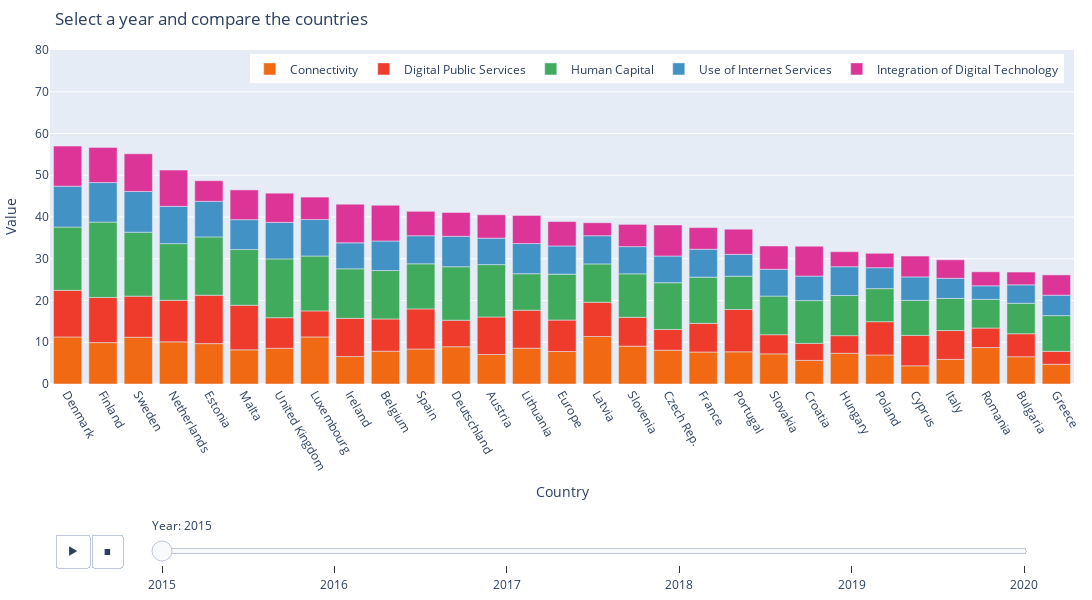

Notebook cell for this chart:
### Code cell
desi = desi.sort_values('time_period')

fig = px.bar(desi, x="ref_area", y="value", animation_frame="time_period",
            color="breakdown", range_y=[0,80], barmode = 'relative', animation_group = 'ref_area',
            hover_name = 'value', 
            hover_data = {'value' : False, 'ref_area' : False, "time_period" : False, 'breakdown' : False },
            color_discrete_sequence =['#F16913', '#EF3B2C', '#41AB5D', '#4292C6', '#DD3497']
            )

fig.update_layout(width = 1200, height = 600, title='Select a year and compare the countries',
                  xaxis_title='Country',
                  yaxis_title='Value',
                  legend_title_text='',
                  showlegend=True,
                  xaxis={'categoryorder':'total descending', 'tickangle' : 60, 'showgrid':False},
                  margin=dict(l=20, r=10, t=50, b=200), hovermode="x", 
                  legend=dict(
                            orientation="h",
                            yanchor="bottom",
                            y=0.9,
                            xanchor="right",
                            x=0.99)
                 )

fig['layout']['sliders'][0]['pad']=dict(r= 40, t= 130)
fig['layout']['sliders'][0]['currentvalue']['prefix']= 'Year: '
fig['layout']['sliders'][0]['steps'][1]['args'][1]['redraw']= False

# animation button
#fig["layout"].pop("updatemenus") # optional, drop animation buttons
fig['layout']['updatemenus'][0]['pad']=dict(r= 30, t= 150)
fig.layout.updatemenus[0].buttons[0].args[1]["frame"]["duration"] = 2000
fig.layout.updatemenus[0].buttons[0].args[1]["frame"]["frame"] = 200

#fig.update_traces(hovertemplate='%{y}%', overwrite=True)
#fig.for_each_trace(lambda trace: update_trace(trace))

fig.show()

### Figure 1 — Plotly figure (JSON) as saved in the notebook; plotly's stock layout.template omitted (floating-point values rounded to 4 significant figures)
{"data": [{"alignmentgroup": "True", "customdata": [[7.065, "Austria", 2015, "Connectivity"], [10.09, "Netherlands", 2015, "Connectivity"], [7.782, "Europe", 2015, "Connectivity"], [8.384, "Spain", 2015, "Connectivity"], [6.96, "Poland", 2015, "Connectivity"], [8.924, "Deutschland", 2015, "Connectivity"], [6.526, "Bulgaria", 2015, "Connectivity"], [9.911, "Finland", 2015, "Connectivity"], [8.096, "Czech Rep.", 2015, "Connectivity"], [7.658, "France", 2015, "Connectivity"], [11.38, "Latvia", 2015, "Connectivity"], [8.582, "Lithuania", 2015, "Connectivity"], [11.28, "Denmark", 2015, "Connectivity"], [7.35, "Hungary", 2015, "Connectivity"], [6.573, "Ireland", 2015, "Connectivity"], [11.2, "Sweden", 2015, "Connectivity"], [5.896, "Italy", 2015, "Connectivity"], [9.071, "Slovenia", 2015, "Connectivity"], [5.651, "Croatia", 2015, "Connectivity"], [8.182, "Malta", 2015, "Connectivity"], [4.361, "Cyprus", 2015, "Connectivity"], [7.712, "Portugal", 2015, "Connectivity"], [4.732, "Greece", 2015, "Connectivity"], [8.557, "United Kingdom", 2015, "Connectivity"], [11.27, "Luxembourg", 2015, "Connectivity"], [8.734, "Romania", 2015, "Connectivity"], [9.672, "Estonia", 2015, "Connectivity"], [7.861, "Belgium", 2015, "Connectivity"], [7.221, "Slovakia", 2015, "Connectivity"]], "hovertemplate": "<b>%{hovertext}</b><br><br><extra></extra>", "hovertext": [7.065, 10.09, 7.782, 8.384, 6.96, 8.924, 6.526, 9.911, 8.096, 7.658, 11.38, 8.582, 11.28, 7.35, 6.573, 11.2, 5.896, 9.071, 5.651, 8.182, 4.361, 7.712, 4.732, 8.557, 11.27, 8.734, 9.672, 7.861, 7.221], "ids": ["Austria", "Netherlands", "Europe", "Spain", "Poland", "Deutschland", "Bulgaria", "Finland", "Czech Rep.", "France", "Latvia", "Lithuania", "Denmark", "Hungary", "Ireland", "Sweden", "Italy", "Slovenia", "Croatia", "Malta", "Cyprus", "Portugal", "Greece", "United Kingdom", "Luxembourg", "Romania", "Estonia", "Belgium", "Slovakia"], "legendgroup": "Connectivity", "marker": {"color": "#F16913"}, "name": "Connectivity", "offsetgroup": "Connectivity", "orientation": "v", "showlegend": true, "textposition": "auto", "type": "bar", "x": ["Austria", "Netherlands", "Europe", "Spain", "Poland", "Deutschland", "Bulgaria", "Finland", "Czech Rep.", "France", "Latvia", "Lithuania", "Denmark", "Hungary", "Ireland", "Sweden", "Italy", "Slovenia", "Croatia", "Malta", "Cyprus", "Portugal", "Greece", "United Kingdom", "Luxembourg", "Romania", "Estonia", "Belgium", "Slovakia"], "xaxis": "x", "y": [7.065, 10.09, 7.782, 8.384, 6.96, 8.924, 6.526, 9.911, 8.096, 7.658, 11.38, 8.582, 11.28, 7.35, 6.573, 11.2, 5.896, 9.071, 5.651, 8.182, 4.361, 7.712, 4.732, 8.557, 11.27, 8.734, 9.672, 7.861, 7.221], "yaxis": "y"}, {"alignmentgroup": "True", "customdata": [[9.097, "Lithuania", 2015, "Digital Public Services"], [7.532, "Europe", 2015, "Digital Public Services"], [10.82, "Finland", 2015, "Digital Public Services"], [11.16, "Denmark", 2015, "Digital Public Services"], [9.946, "Netherlands", 2015, "Digital Public Services"], [10.13, "Portugal", 2015, "Digital Public Services"], [4.666, "Romania", 2015, "Digital Public Services"], [9.846, "Sweden", 2015, "Digital Public Services"], [9.151, "Ireland", 2015, "Digital Public Services"], [9.608, "Spain", 2015, "Digital Public Services"], [7.96, "Poland", 2015, "Digital Public Services"], [4.956, "Czech Rep.", 2015, "Digital Public Services"], [6.904, "Slovenia", 2015, "Digital Public Services"], [6.346, "Deutschland", 2015, "Digital Public Services"], [8.99, "Austria", 2015, "Digital Public Services"], [11.59, "Estonia", 2015, "Digital Public Services"], [6.87, "France", 2015, "Digital Public Services"], [4.59, "Slovakia", 2015, "Digital Public Services"], [6.236, "Luxembourg", 2015, "Digital Public Services"], [7.32, "United Kingdom", 2015, "Digital Public Services"], [10.68, "Malta", 2015, "Digital Public Services"], [7.277, "Cyprus", 2015, "Digital Public Services"], [7.719, "Belgium", 2015, "Digital Public Services"], [4.071, "Croatia", 2015, "Digital Public Services"], [3.093, "Greece", 2015, "Digital Public Services"], [6.905, "Italy", 2015, "Digital Public Services"], [8.197, "Latvia", 2015, "Digital Public Services"], [4.231, "Hungary", 2015, "Digital Public Services"], [5.51, "Bulgaria", 2015, "Digital Public Services"]], "hovertemplate": "<b>%{hovertext}</b><br><br><extra></extra>", "hovertext": [9.097, 7.532, 10.82, 11.16, 9.946, 10.13, 4.666, 9.846, 9.151, 9.608, 7.96, 4.956, 6.904, 6.346, 8.99, 11.59, 6.87, 4.59, 6.236, 7.32, 10.68, 7.277, 7.719, 4.071, 3.093, 6.905, 8.197, 4.231, 5.51], "ids": ["Lithuania", "Europe", "Finland", "Denmark", "Netherlands", "Portugal", "Romania", "Sweden", "Ireland", "Spain", "Poland", "Czech Rep.", "Slovenia", "Deutschland", "Austria", "Estonia", "France", "Slovakia", "Luxembourg", "United Kingdom", "Malta", "Cyprus", "Belgium", "Croatia", "Greece", "Italy", "Latvia", "Hungary", "Bulgaria"], "legendgroup": "Digital Public Services", "marker": {"color": "#EF3B2C"}, "name": "Digital Public Services", "offsetgroup": "Digital Public Services", "orientation": "v", "showlegend": true, "textposition": "auto", "type": "bar", "x": ["Lithuania", "Europe", "Finland", "Denmark", "Netherlands", "Portugal", "Romania", "Sweden", "Ireland", "Spain", "Poland", "Czech Rep.", "Slovenia", "Deutschland", "Austria", "Estonia", "France", "Slovakia", "Luxembourg", "United Kingdom", "Malta", "Cyprus", "Belgium", "Croatia", "Greece", "Italy", "Latvia", "Hungary", "Bulgaria"], "xaxis": "x", "y": [9.097, 7.532, 10.82, 11.16, 9.946, 10.13, 4.666, 9.846, 9.151, 9.608, 7.96, 4.956, 6.904, 6.346, 8.99, 11.59, 6.87, 4.59, 6.236, 7.32, 10.68, 7.277, 7.719, 4.071, 3.093, 6.905, 8.197, 4.231, 5.51], "yaxis": "y"}, {"alignmentgroup": "True", "customdata": [[9.242, "Slovakia", 2015, "Human Capital"], [9.183, "Latvia", 2015, "Human Capital"], [12.55, "Austria", 2015, "Human Capital"], [10.41, "Slovenia", 2015, "Human Capital"], [9.609, "Hungary", 2015, "Human Capital"], [11.86, "Ireland", 2015, "Human Capital"], [8.389, "Cyprus", 2015, "Human Capital"], [7.92, "Poland", 2015, "Human Capital"], [13.97, "Estonia", 2015, "Human Capital"], [11.0, "Europe", 2015, "Human Capital"], [8.552, "Greece", 2015, "Human Capital"], [7.701, "Italy", 2015, "Human Capital"], [10.25, "Croatia", 2015, "Human Capital"], [13.34, "Malta", 2015, "Human Capital"], [7.977, "Portugal", 2015, "Human Capital"], [6.867, "Romania", 2015, "Human Capital"], [11.06, "France", 2015, "Human Capital"], [8.736, "Lithuania", 2015, "Human Capital"], [18.05, "Finland", 2015, "Human Capital"], [15.16, "Denmark", 2015, "Human Capital"], [11.21, "Czech Rep.", 2015, "Human Capital"], [15.32, "Sweden", 2015, "Human Capital"], [7.295, "Bulgaria", 2015, "Human Capital"], [11.6, "Belgium", 2015, "Human Capital"], [14.09, "United Kingdom", 2015, "Human Capital"], [12.82, "Deutschland", 2015, "Human Capital"], [10.8, "Spain", 2015, "Human Capital"], [13.58, "Netherlands", 2015, "Human Capital"], [13.14, "Luxembourg", 2015, "Human Capital"]], "hovertemplate": "<b>%{hovertext}</b><br><br><extra></extra>", "hovertext": [9.242, 9.183, 12.55, 10.41, 9.609, 11.86, 8.389, 7.92, 13.97, 11.0, 8.552, 7.701, 10.25, 13.34, 7.977, 6.867, 11.06, 8.736, 18.05, 15.16, 11.21, 15.32, 7.295, 11.6, 14.09, 12.82, 10.8, 13.58, 13.14], "ids": ["Slovakia", "Latvia", "Austria", "Slovenia", "Hungary", "Ireland", "Cyprus", "Poland", "Estonia", "Europe", "Greece", "Italy", "Croatia", "Malta", "Portugal", "Romania", "France", "Lithuania", "Finland", "Denmark", "Czech Rep.", "Sweden", "Bulgaria", "Belgium", "United Kingdom", "Deutschland", "Spain", "Netherlands", "Luxembourg"], "legendgroup": "Human Capital", "marker": {"color": "#41AB5D"}, "name": "Human Capital", "offsetgroup": "Human Capital", "orientation": "v", "showlegend": true, "textposition": "auto", "type": "bar", "x": ["Slovakia", "Latvia", "Austria", "Slovenia", "Hungary", "Ireland", "Cyprus", "Poland", "Estonia", "Europe", "Greece", "Italy", "Croatia", "Malta", "Portugal", "Romania", "France", "Lithuania", "Finland", "Denmark", "Czech Rep.", "Sweden", "Bulgaria", "Belgium", "United Kingdom", "Deutschland", "Spain", "Netherlands", "Luxembourg"], "xaxis": "x", "y": [9.242, 9.183, 12.55, 10.41, 9.609, 11.86, 8.389, 7.92, 13.97, 11.0, 8.552, 7.701, 10.25, 13.34, 7.977, 6.867, 11.06, 8.736, 18.05, 15.16, 11.21, 15.32, 7.295, 11.6, 14.09, 12.82, 10.8, 13.58, 13.14], "yaxis": "y"}, {"alignmentgroup": "True", "customdata": [[9.466, "Finland", 2015, "Use of Internet Services"], [7.222, "Lithuania", 2015, "Use of Internet Services"], [6.755, "Latvia", 2015, "Use of Internet Services"], [6.39, "Czech Rep.", 2015, "Use of Internet Services"], [7.156, "Malta", 2015, "Use of Internet Services"], [9.76, "Sweden", 2015, "Use of Internet Services"], [5.623, "Cyprus", 2015, "Use of Internet Services"], [4.901, "Greece", 2015, "Use of Internet Services"], [7.299, "Deutschland", 2015, "Use of Internet Services"], [3.256, "Romania", 2015, "Use of Internet Services"], [6.418, "Slovakia", 2015, "Use of Internet Services"], [6.685, "France", 2015, "Use of Internet Services"], [6.33, "Austria", 2015, "Use of Internet Services"], [6.715, "Spain", 2015, "Use of Internet Services"], [8.932, "Netherlands", 2015, "Use of Internet Services"], [9.796, "Denmark", 2015, "Use of Internet Services"], [6.223, "Ireland", 2015, "Use of Internet Services"], [6.751, "Europe", 2015, "Use of Internet Services"], [4.813, "Italy", 2015, "Use of Internet Services"], [6.904, "Hungary", 2015, "Use of Internet Services"], [5.88, "Croatia", 2015, "Use of Internet Services"], [6.512, "Slovenia", 2015, "Use of Internet Services"], [8.733, "Luxembourg", 2015, "Use of Internet Services"], [8.509, "Estonia", 2015, "Use of Internet Services"], [5.231, "Portugal", 2015, "Use of Internet Services"], [7.078, "Belgium", 2015, "Use of Internet Services"], [8.738, "United Kingdom", 2015, "Use of Internet Services"], [4.427, "Bulgaria", 2015, "Use of Internet Services"], [5.013, "Poland", 2015, "Use of Internet Services"]], "hovertemplate": "<b>%{hovertext}</b><br><br><extra></extra>", "hovertext": [9.466, 7.222, 6.755, 6.39, 7.156, 9.76, 5.623, 4.901, 7.299, 3.256, 6.418, 6.685, 6.33, 6.715, 8.932, 9.796, 6.223, 6.751, 4.813, 6.904, 5.88, 6.512, 8.733, 8.509, 5.231, 7.078, 8.738, 4.427, 5.013], "ids": ["Finland", "Lithuania", "Latvia", "Czech Rep.", "Malta", "Sweden", "Cyprus", "Greece", "Deutschland", "Romania", "Slovakia", "France", "Austria", "Spain", "Netherlands", "Denmark", "Ireland", "Europe", "Italy", "Hungary", "Croatia", "Slovenia", "Luxembourg", "Estonia", "Portugal", "Belgium", "United Kingdom", "Bulgaria", "Poland"], "legendgroup": "Use of Internet Services", "marker": {"color": "#4292C6"}, "name": "Use of Internet Services", "offsetgroup": "Use of Internet Services", "orientation": "v", "showlegend": true, "textposition": "auto", "type": "bar", "x": ["Finland", "Lithuania", "Latvia", "Czech Rep.", "Malta", "Sweden", "Cyprus", "Greece", "Deutschland", "Romania", "Slovakia", "France", "Austria", "Spain", "Netherlands", "Denmark", "Ireland", "Europe", "Italy", "Hungary", "Croatia", "Slovenia", "Luxembourg", "Estonia", "Portugal", "Belgium", "United Kingdom", "Bulgaria", "Poland"], "xaxis": "x", "y": [9.466, 7.222, 6.755, 6.39, 7.156, 9.76, 5.623, 4.901, 7.299, 3.256, 6.418, 6.685, 6.33, 6.715, 8.932, 9.796, 6.223, 6.751, 4.813, 6.904, 5.88, 6.512, 8.733, 8.509, 5.231, 7.078, 8.738, 4.427, 5.013], "yaxis": "y"}, {"alignmentgroup": "True", "customdata": [[5.696, "Deutschland", 2015, "Integration of Digital Technology"], [8.677, "Netherlands", 2015, "Integration of Digital Technology"], [5.854, "Spain", 2015, "Integration of Digital Technology"], [9.009, "Sweden", 2015, "Integration of Digital Technology"], [5.589, "Slovakia", 2015, "Integration of Digital Technology"], [8.427, "Finland", 2015, "Integration of Digital Technology"], [5.604, "Austria", 2015, "Integration of Digital Technology"], [3.057, "Bulgaria", 2015, "Integration of Digital Technology"], [5.181, "France", 2015, "Integration of Digital Technology"], [9.593, "Denmark", 2015, "Integration of Digital Technology"], [9.257, "Ireland", 2015, "Integration of Digital Technology"], [3.454, "Poland", 2015, "Integration of Digital Technology"], [6.736, "Lithuania", 2015, "Integration of Digital Technology"], [7.13, "Malta", 2015, "Integration of Digital Technology"], [6.024, "Portugal", 2015, "Integration of Digital Technology"], [8.568, "Belgium", 2015, "Integration of Digital Technology"], [5.381, "Luxembourg", 2015, "Integration of Digital Technology"], [7.0, "United Kingdom", 2015, "Integration of Digital Technology"], [3.106, "Latvia", 2015, "Integration of Digital Technology"], [7.441, "Czech Rep.", 2015, "Integration of Digital Technology"], [4.942, "Estonia", 2015, "Integration of Digital Technology"], [4.999, "Cyprus", 2015, "Integration of Digital Technology"], [4.436, "Italy", 2015, "Integration of Digital Technology"], [7.148, "Croatia", 2015, "Integration of Digital Technology"], [5.335, "Slovenia", 2015, "Integration of Digital Technology"], [3.591, "Hungary", 2015, "Integration of Digital Technology"], [4.855, "Greece", 2015, "Integration of Digital Technology"], [5.845, "Europe", 2015, "Integration of Digital Technology"], [3.345, "Romania", 2015, "Integration of Digital Technology"]], "hovertemplate": "<b>%{hovertext}</b><br><br><extra></extra>", "hovertext": [5.696, 8.677, 5.854, 9.009, 5.589, 8.427, 5.604, 3.057, 5.181, 9.593, 9.257, 3.454, 6.736, 7.13, 6.024, 8.568, 5.381, 7.0, 3.106, 7.441, 4.942, 4.999, 4.436, 7.148, 5.335, 3.591, 4.855, 5.845, 3.345], "ids": ["Deutschland", "Netherlands", "Spain", "Sweden", "Slovakia", "Finland", "Austria", "Bulgaria", "France", "Denmark", "Ireland", "Poland", "Lithuania", "Malta", "Portugal", "Belgium", "Luxembourg", "United Kingdom", "Latvia", "Czech Rep.", "Estonia", "Cyprus", "Italy", "Croatia", "Slovenia", "Hungary", "Greece", "Europe", "Romania"], "legendgroup": "Integration of Digital Technology", "marker": {"color": "#DD3497"}, "name": "Integration of Digital Technology", "offsetgroup": "Integration of Digital Technology", "orientation": "v", "showlegend": true, "textposition": "auto", "type": "bar", "x": ["Deutschland", "Netherlands", "Spain", "Sweden", "Slovakia", "Finland", "Austria", "Bulgaria", "France", "Denmark", "Ireland", "Poland", "Lithuania", "Malta", "Portugal", "Belgium", "Luxembourg", "United Kingdom", "Latvia", "Czech Rep.", "Estonia", "Cyprus", "Italy", "Croatia", "Slovenia", "Hungary", "Greece", "Europe", "Romania"], "xaxis": "x", "y": [5.696, 8.677, 5.854, 9.009, 5.589, 8.427, 5.604, 3.057, 5.181, 9.593, 9.257, 3.454, 6.736, 7.13, 6.024, 8.568, 5.381, 7.0, 3.106, 7.441, 4.942, 4.999, 4.436, 7.148, 5.335, 3.591, 4.855, 5.845, 3.345], "yaxis": "y"}], "layout": {"barmode": "relative", "height": 600, "hovermode": "x", "legend": {"orientation": "h", "title": {"text": ""}, "tracegroupgap": 0, "x": 0.99, "xanchor": "right", "y": 0.9, "yanchor": "bottom"}, "margin": {"b": 200, "l": 20, "r": 10, "t": 50}, "showlegend": true, "sliders": [{"active": 0, "currentvalue": {"prefix": "Year: "}, "len": 0.9, "pad": {"r": 40, "t": 130}, "steps": [{"args": [["2015"], {"frame": {"duration": 0, "redraw": true}, "fromcurrent": true, "mode": "immediate", "transition": {"duration": 0, "easing": "linear"}}], "label": "2015", "method": "animate"}, {"args": [["2016"], {"frame": {"duration": 0, "redraw": true}, "fromcurrent": true, "mode": "immediate", "redraw": false, "transition": {"duration": 0, "easing": "linear"}}], "label": "2016", "method": "animate"}, {"args": [["2017"], {"frame": {"duration": 0, "redraw": true}, "fromcurrent": true, "mode": "immediate", "transition": {"duration": 0, "easing": "linear"}}], "label": "2017", "method": "animate"}, {"args": [["2018"], {"frame": {"duration": 0, "redraw": true}, "fromcurrent": true, "mode": "immediate", "transition": {"duration": 0, "easing": "linear"}}], "label": "2018", "method": "animate"}, {"args": [["2019"], {"frame": {"duration": 0, "redraw": true}, "fromcurrent": true, "mode": "immediate", "transition": {"duration": 0, "easing": "linear"}}], "label": "2019", "method": "animate"}, {"args": [["2020"], {"frame": {"duration": 0, "redraw": true}, "fromcurrent": true, "mode": "immediate", "transition": {"duration": 0, "easing": "linear"}}], "label": "2020", "method": "animate"}], "x": 0.1, "xanchor": "left", "y": 0, "yanchor": "top"}], "title": {"text": "Select a year and compare the countries"}, "updatemenus": [{"buttons": [{"args": [null, {"frame": {"duration": 2000, "frame": 200, "redraw": true}, "fromcurrent": true, "mode": "immediate", "transition": {"duration": 500, "easing": "linear"}}], "label": "&#9654;", "method": "animate"}, {"args": [[null], {"frame": {"duration": 0, "redraw": true}, "fromcurrent": true, "mode": "immediate", "transition": {"duration": 0, "easing": "linear"}}], "label": "&#9724;", "method": "animate"}], "direction": "left", "pad": {"r": 30, "t": 150}, "showactive": false, "type": "buttons", "x": 0.1, "xanchor": "right", "y": 0, "yanchor": "top"}], "width": 1200, "xaxis": {"anchor": "y", "categoryorder": "total descending", "domain": [0, 1], "showgrid": false, "tickangle": 60, "title": {"text": "Country"}}, "yaxis": {"anchor": "x", "domain": [0, 1], "range": [0, 80], "title": {"text": "Value"}}}}
